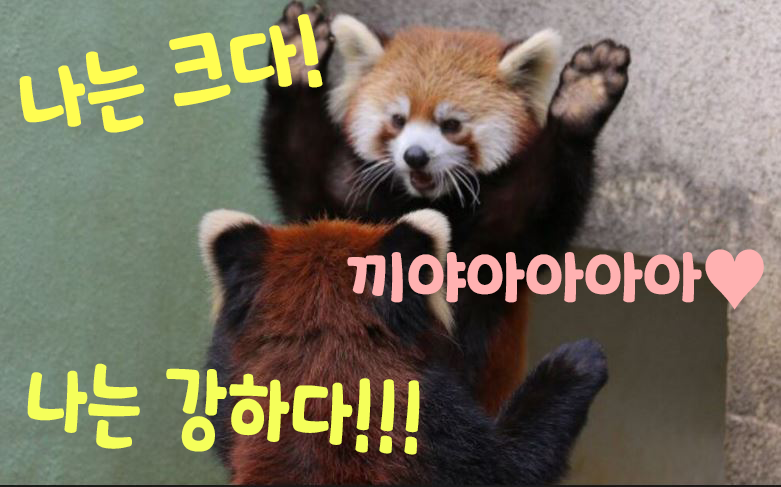
#> input picture Day07/panda.png, 781 x 487 px, found by its file name
$ python opencv_test2.py
#> lines starting #> are read from the running program, lines starting #| are printed output that depends on the picture
import cv2
# 일반 이미지
# img = cv2.imread('./Day07/panda.png')


#컬러 이미지
img = cv2.imread('./Day07/panda.png',cv2.IMREAD_GRAYSCALE)
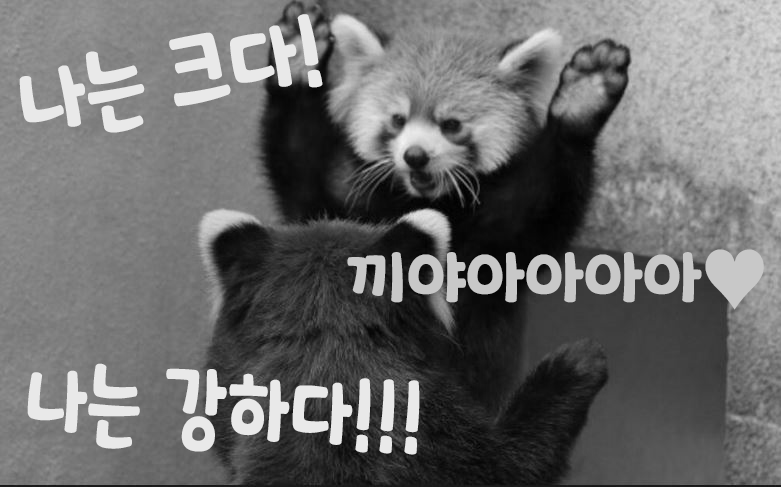
#> img: shape (487, 781); min 0, max 244, mean 108.4

#원본을 두고 흑백을 추가
img = cv2.imread('./Day07/panda.png')
#> img is the input picture: shape (487, 781, 3); mean B, G, R 91.5, 108.8, 115.7
gray = cv2.cvtColor(img, cv2.COLOR_BGR2GRAY)

#03.이미지 사이즈 축소
# img_small = cv2.resize(img,(200,120))
# cv2.imshow('Small', img_small)


# #05 이미지 자르기
height, width, channel = img.shape
#> height = 487; width = 781; channel = 3
print(height, width, channel)
#| 487 781 3

img_crop = img[: , :int(width / 2)] # height width
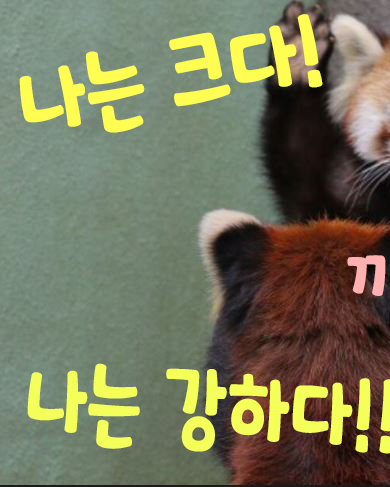
#> img_crop: shape (487, 390, 3); mean B, G, R 90.9, 119.2, 118
gray_crop = gray[: , :int(width / 2)] # height width
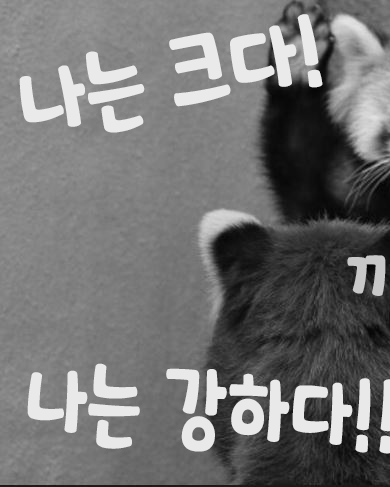
#> gray_crop: shape (487, 390); min 3, max 234, mean 115.7

#이미지 불러
img_blur = cv2.blur(img_crop, (30,30))
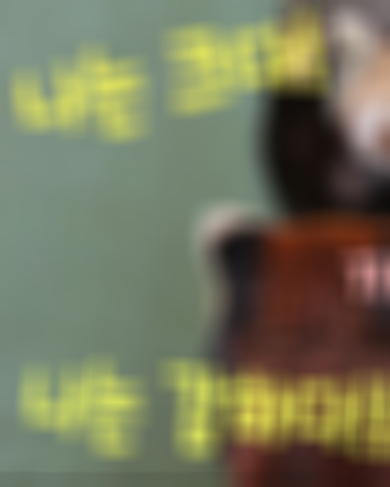
#> img_blur: shape (487, 390, 3); mean B, G, R 91.1, 119.4, 118.1

# cv2.imshow('Gray', gray)
# cv2.imshow('Original', img)
# cv2.imshow('Original',img)

cv2.imshow('originalHalf', img_crop)
cv2.imshow('gray harf',gray_crop)
cv2.imshow('img_blur',img_blur)
cv2.imshow('img',img)

cv2.waitKey(0)
cv2.destroyAllWindows()
